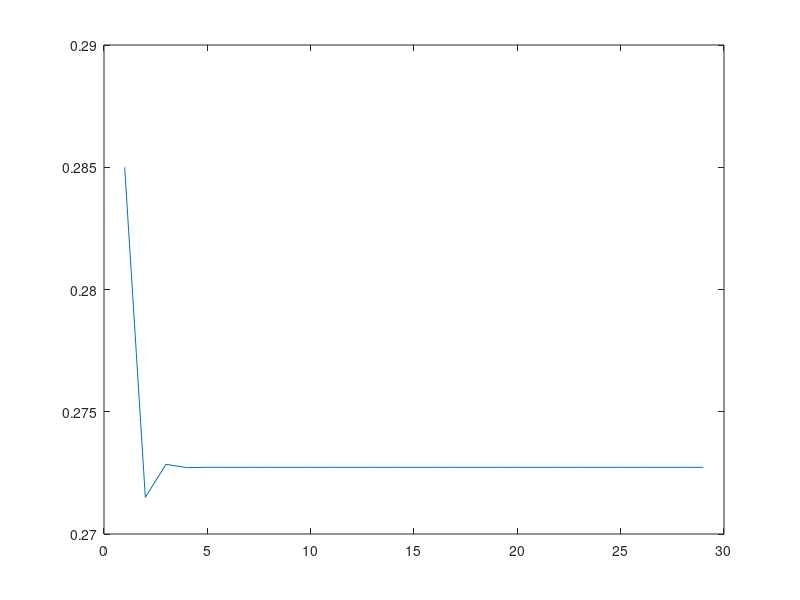

Source code (MATLAB):
%% alinea a
% 0.2[f]-(>0.8)(0.3<)-[nf]0.7
%       F   NF
%T=  F[0.2 0.3]
%   NF[0.8 0.7]
%V=F [0]          V1= T*V
%  NF[1]          Vr = T^2*V;

T = [0.2 0.3;0.8 0.7];
V=[0;1];%%[faltar,naoFaltar]
Vr=T^2*V;
resposta = Vr(2);
disp(resposta);
%% alinea b
T = [0.2 0.3;0.8 0.7];
V=[1;0]; %%[faltar;naoFaltar]
Vr=T^2*V;
resposta = Vr(2);
disp(resposta);
%% aliena c
T = [0.2 0.3;0.8 0.7];
V=[0;1]; %%[faltar;naoFaltar]
Vr=T^(15*2 - 1)*V;%duas aulas por semana menos a primeira aula 
resposta = Vr(2);
disp(resposta);
%% alinea d
V= [0.15;0.85];
for i=1:29
    Vr=T^i*V;
    F(i) = Vr(1);
end
plot(F);

